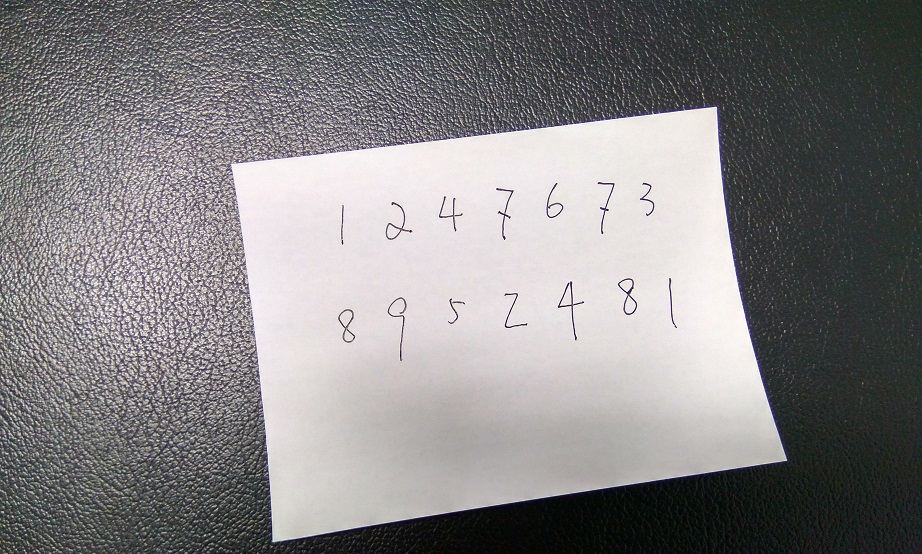
#> input picture WritingRecog/1.jpg, 922 x 554 px
$ python -i align.py   (imports and definitions only)
#> lines starting #> are read from the running program, lines starting #| are printed output that depends on the picture; after the words box and inside, x2 and y2 are one past the last pixel; in counts of white or black regions, pixels touching at a corner belong together; long printed decimals are rounded
#coding=utf-8
import cv2
import numpy as np
from sklearn.cluster import KMeans

def R(im):
    shp = im.shape
    rows, cols = shp[0:2]
    ratio = 512.0 / rows
    r = cv2.resize(im, (int(rows * ratio), int(cols * ratio)))
    return r
PAPER_WIDTH = 1190.0
PAPER_HEIGHT = 1684.0

def align(filename):
#> called with filename = '../1.jpg'
    im = cv2.imread(filename)
#> im is the input picture: shape (554, 922, 3); mean B, G, R 131.2, 130.2, 132.1
    gray = cv2.cvtColor(im, cv2.COLOR_BGR2GRAY)
    gray = cv2.GaussianBlur(gray, (5,5), 0)
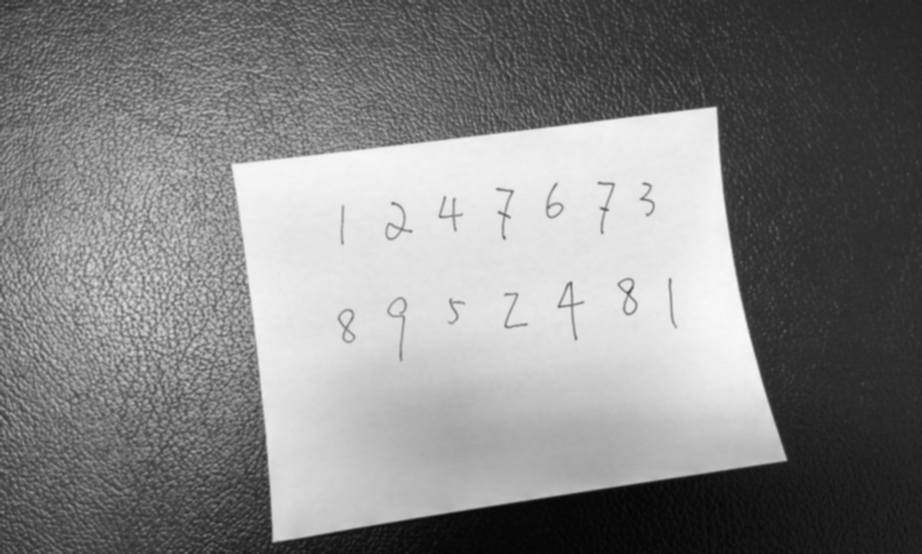
#> gray: shape (554, 922); min 5, max 248, mean 130.9
    cv2.imshow("gray",R(gray))
#> in R, `r = cv2.resize(im, (int(rows * ratio), int(cols * ratio)))`:
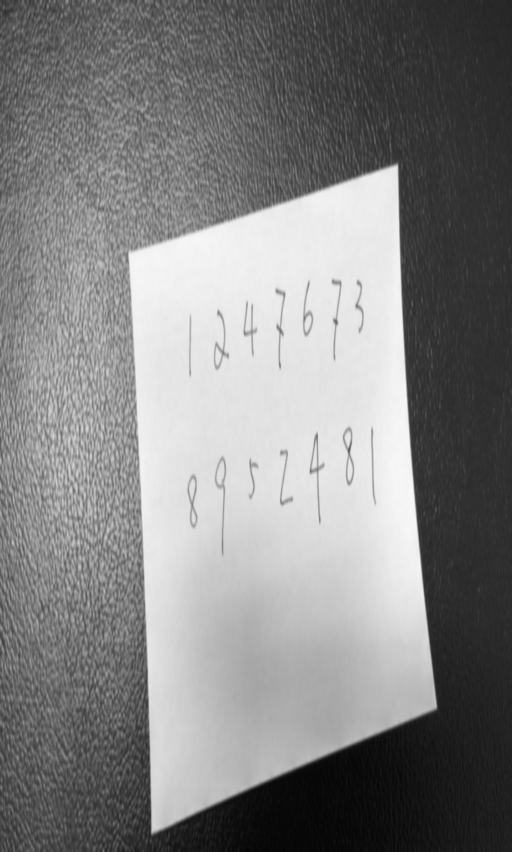
#> r: shape (852, 512); min 5, max 248, mean 130.8
    edges = cv2.Canny(gray, 220, 300, apertureSize = 3)
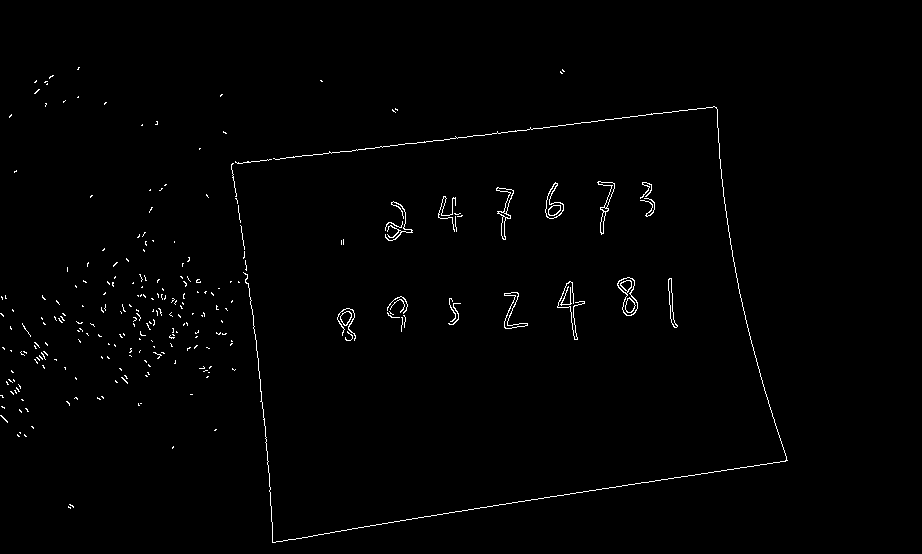
#> edges: shape (554, 922); 0.97% white in thin lines or dots, all inside (x1, y1, x2, y2) = (0, 67, 788, 543)
    cv2.imshow("edges", R(edges))
#> in R (call 2), `r = cv2.resize(im, (int(rows * ratio), int(cols * ratio)))`:
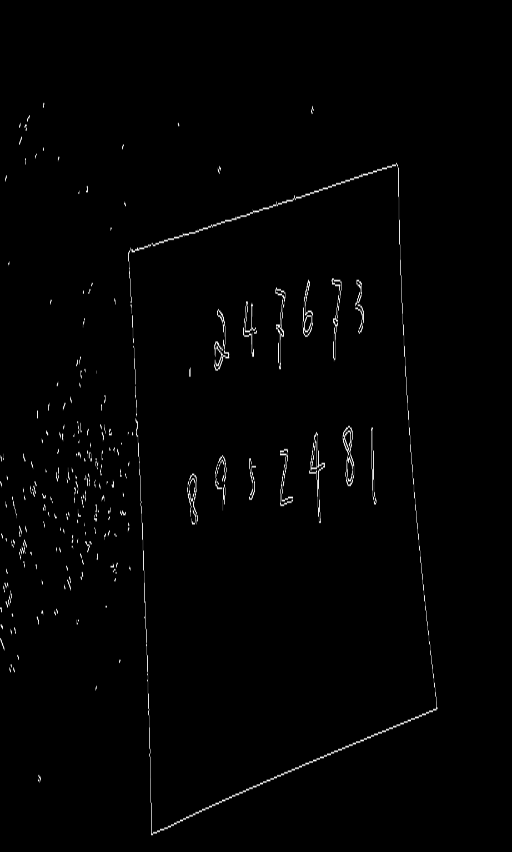
#> r: shape (852, 512); min 0, max 255, mean 2.5
    cv2.waitKey(0)
#pic5 200 else 60
    lines = cv2.HoughLines(edges, 1, np.pi / 360, 200)
#> lines = [[577, 1.41], [192, 1.45], [572, 1.42]]
    print ("lines: ", len(lines))
#| lines:  3

    def merge_lines(lines):
        nlines = [line[0] for line in lines]
#> nlines = [[577, 1.41], [192, 1.45], [572, 1.42]]
        km = KMeans(4)
#> (the run stopped early here; a loop or call above may not have finished)

$ run again, on WritingRecog/2.jpg
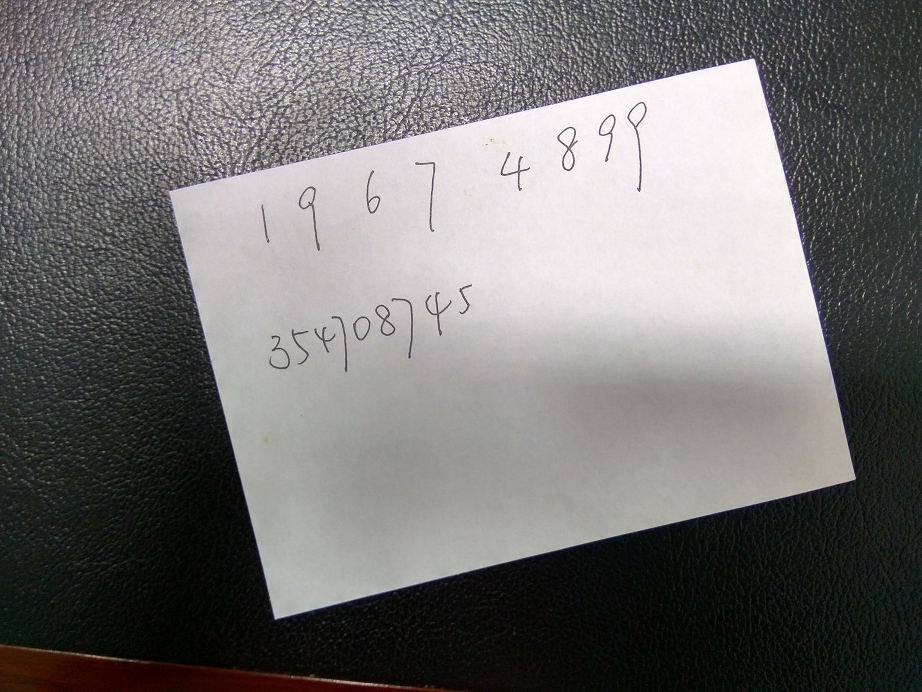
#> input picture WritingRecog/2.jpg, 922 x 692 px
#> in align, im is the input picture: shape (692, 922, 3); mean B, G, R 113.2, 114, 115.2
#> edges: shape (692, 922); 0.74% white in thin lines or dots, all inside (x1, y1, x2, y2) = (130, 0, 856, 687)
#> in align, `lines = cv2.HoughLines(edges, 1, np.pi / 360, 200)`: lines = [[-117, 2.9], [225, 1.34], [665, 1.34], [661, 1.34], [-726, 2.91], [-722, 2.91], [222, 1.35]]
#| lines:  7
#> nlines has the same summary as lines in align
#> in align, `lines = merge_lines(lines)`: lines = [[663, 1.34], [-724, 2.91], [223.5, 1.35], [-117, 2.9]]
#| [[ 663.            1.340]
#|  [-724.            2.910]
#|  [ 223.5           1.348]
#|  [-117.            2.897 ]]
#> the loop in align, `for line in lines:` made 4 passes
#> t = 0.249
#> x = 274.3
#> y = 616.5
#> tts = [[274.3, 616.5], [11332.3, 44967.9], [168.2, 191.1]]
#> rec = [455366.8, 2.15e+09, 64813]
#> ai = 1
#> after the loop in align, `for j in range(3):`: pts = [[274.3, 616.5], [168.2, 191.1]]
#> the loop in align, `for pt in pts:` made 4 passes
#> after the loop in align, `for pt in pts:`:
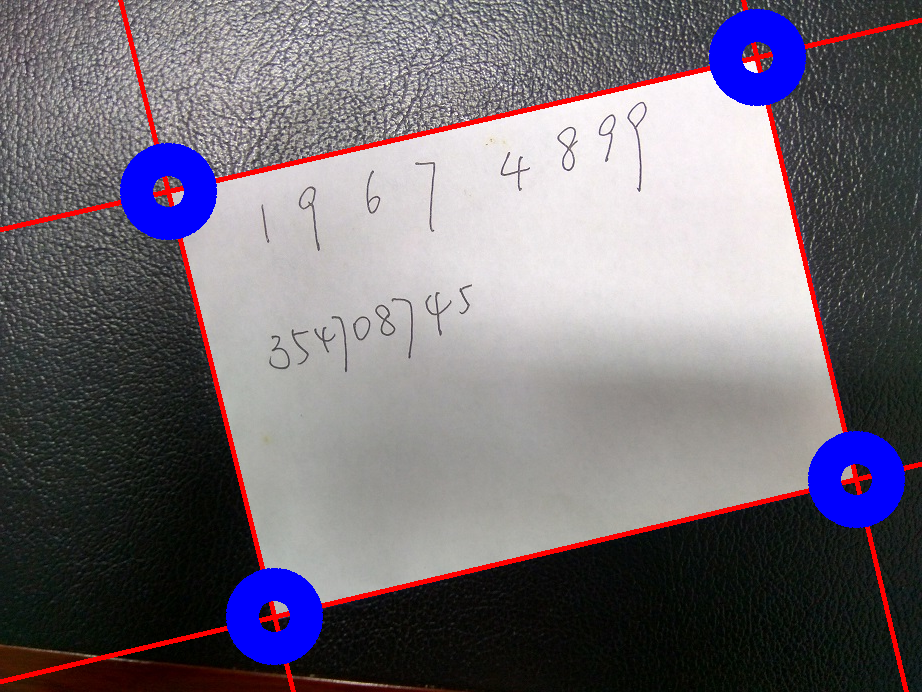
#> result: shape (692, 922, 3); mean B, G, R 117.5, 107.9, 114.4
#> the loop in align, `for i in range(4):` made 4 passes
#> after the loop in align, `for i in range(4):`: maxdx = 589.2; rt = 3
#> sp = [[168.2, 191.1], [757.4, 57.77], [856.7, 479.4], [274.3, 616.5]]
#> M = [[1.88, -0.468, -226.1], [0.834, 3.68, -844.3], [-2.39e-05, -1.62e-05, 1]]
#> r: shape (682, 512, 3)
#> r: shape (768, 512, 3)
#> in R (call 5), `r = cv2.resize(im, (int(rows * ratio), int(cols * ratio)))`:
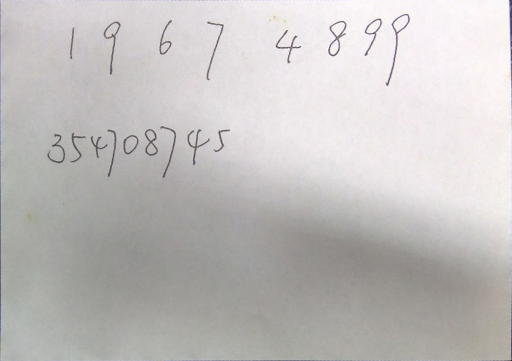
#> r: shape (361, 512, 3); mean B, G, R 190.6, 191.7, 194.8

$ run again, on WritingRecog/3.jpg
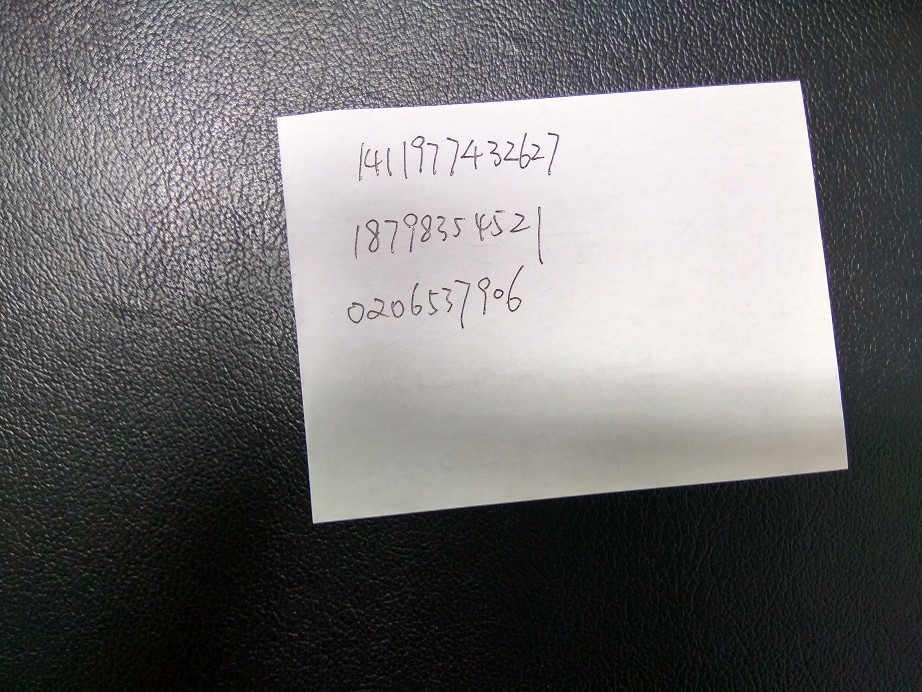
#> input picture WritingRecog/3.jpg, 922 x 692 px
#> in align, im is the input picture: shape (692, 922, 3); mean B, G, R 110.5, 110.6, 111.7
#> edges: shape (692, 922); 0.76% white in thin lines or dots, all inside (x1, y1, x2, y2) = (0, 3, 849, 524)
#> in align, `lines = cv2.HoughLines(edges, 1, np.pi / 360, 200)`: lines = [[135, 1.5], [553, 1.47], [548, 1.47], [-786, 3.02], [-266, 3.05], [-783, 3.01]]
#| lines:  6
#> nlines has the same summary as lines in align
#> in align, `lines = merge_lines(lines)`: lines = [[-784.5, 3.02], [550.5, 1.47], [-266, 3.05], [135, 1.5]]
#| [[-784.5           3.015]
#|  [ 550.5           1.470]
#|  [-266.            3.054]
#|  [ 135.            1.501]]
#> the loop in align, `for line in lines:` made 4 passes
#> t = 7.9
#> x = 800.9
#> y = 79.32
#> tts = [[800.9, 79.32], [13584.1, -814.6], [277.2, 115.9]]
#> rec = [647755.6, 185191975.6, 90261.9]
#> ai = 1
#> after the loop in align, `for j in range(3):`: pts = [[800.9, 79.32], [277.2, 115.9]]
#> the loop in align, `for pt in pts:` made 4 passes
#> after the loop in align, `for pt in pts:`:
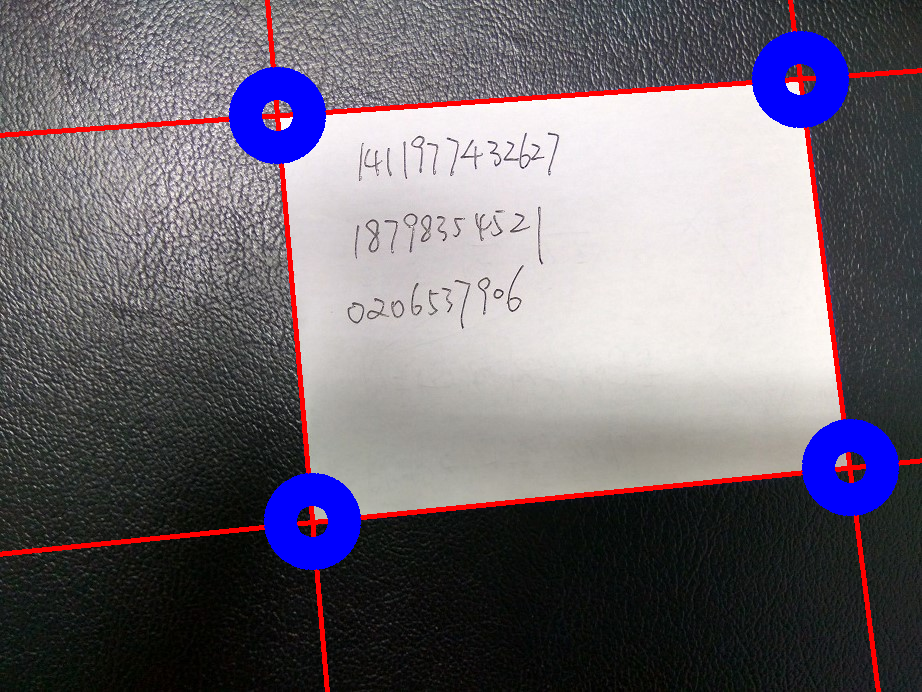
#> result: shape (692, 922, 3); mean B, G, R 114.4, 104, 110.4
#> the loop in align, `for i in range(4):` made 4 passes
#> after the loop in align, `for i in range(4):`: maxdx = 523.8; rt = 0
#> sp = [[277.2, 115.9], [800.9, 79.32], [850.3, 467.7], [312.7, 521.8]]
#> M = [[2.15, -0.188, -573.6], [0.294, 4.21, -569.5], [-6.88e-05, 8.05e-05, 1]]
#> r: shape (682, 512, 3)
#> r: shape (768, 512, 3)
#> in R (call 5), `r = cv2.resize(im, (int(rows * ratio), int(cols * ratio)))`:
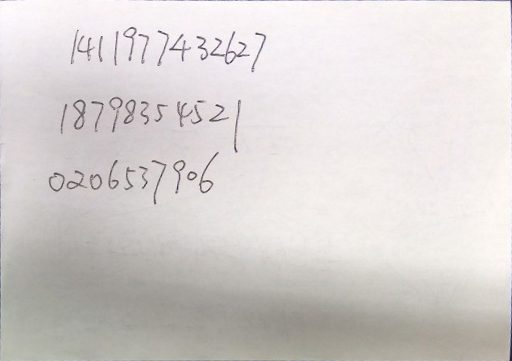
#> r: shape (361, 512, 3); mean B, G, R 208.4, 210.1, 214.8

$ run again, on WritingRecog/4.jpg
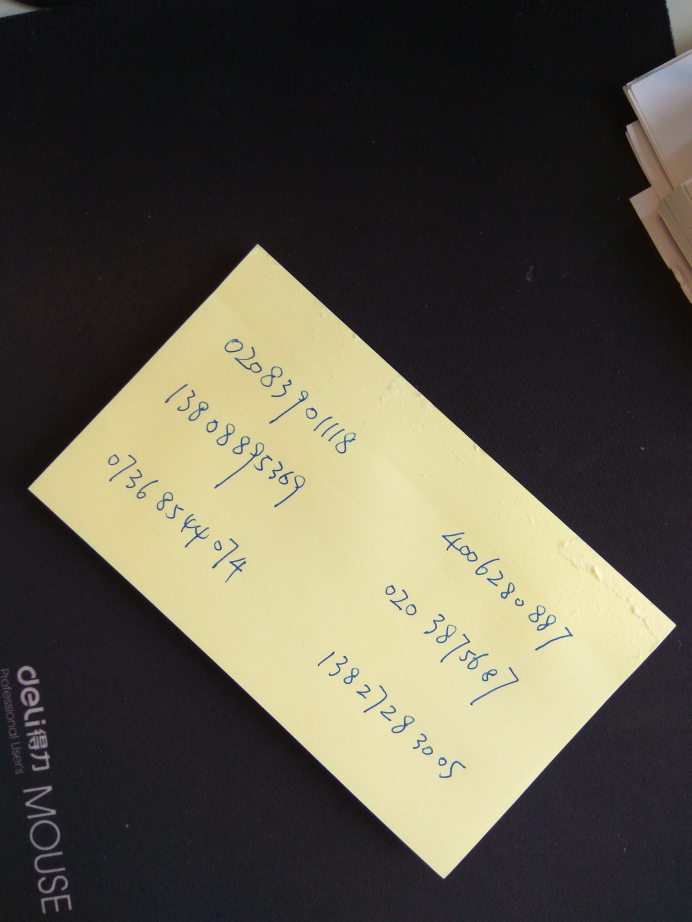
#> input picture WritingRecog/4.jpg, 3456 x 4608 px (shown at 1/5 size)
#> in align, im is the input picture: shape (4608, 3456, 3); mean B, G, R 71.7, 84.8, 89
#> in align, `edges = cv2.Canny(gray, 220, 300, apertureSize = 3)`:
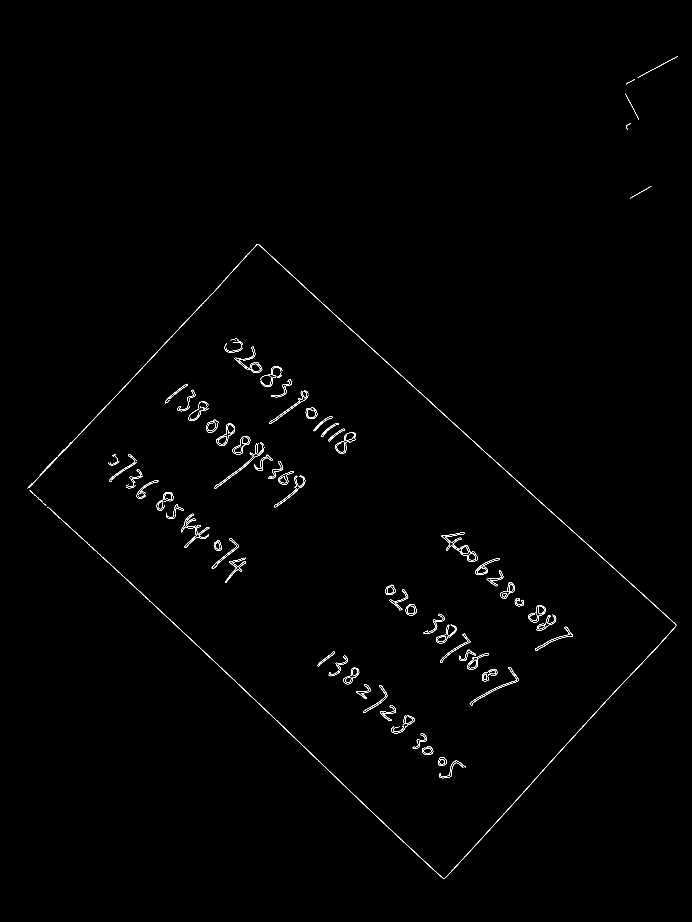
#> edges: shape (4608, 3456) (shown at 1/5 size); 0.28% white in thin lines or dots, all inside (x1, y1, x2, y2) = (138, 282, 3389, 4394)
#> in align, `lines = cv2.HoughLines(edges, 1, np.pi / 360, 200)`: lines = 26 rows, first 8: [28, 2.31], [57, 2.3], [4607, 0.742], [1662, 2.33], [1687, 2.32], [1664, 2.33], [4595, 0.733], [1782, 0.759]
#| lines:  26
#> nlines = 26 pairs, first value 11 to 4621, second value 0.724 to 2.34
#> in align, `lines = merge_lines(lines)`: lines = [[4604.1, 0.743], [1781.5, 0.988], [33.8, 2.31], [1675.5, 2.33]]
#| [[4.60414286e+03 7.43011585e-01]
#|  [1.78150000e+03 9.88292679e-01]
#|  [3.38000000e+01 2.31081595e+00]
#|  [1.67550000e+03 2.32565117e+00]]
#> the loop in align, `for line in lines:` made 4 passes
#> t = 1.08
#> x = 2220.2
#> y = 4388.9
#> tts = [[2220.2, 4388.9], [-104.4, 2202.1], [-81745.2, -74597.8]]
#> rec = [24191543.9, 4860155.7, 1.22e+10]
#> ai = 2
#> after the loop in align, `for j in range(3):`: pts = [[2220.2, 4388.9], [-104.4, 2202.1]]
#> the loop in align, `for pt in pts:` made 4 passes
#> the loop in align, `for i in range(4):` made 4 passes
#> after the loop in align, `for i in range(4):`: maxdx = 3481.5; rt = 2
#> sp = [[-104.4, 2202.1], [3377.1, 3129.5], [2220.2, 4388.9], [1328.1, 1258.4]]
#> M = [[-0.107, -0.162, 345.4], [0.145, -0.544, 1212], [-0.000203, -0.00024, 1]]
#> r: shape (384, 512, 3)
#> r: shape (768, 512, 3)
#> in R (call 5), `r = cv2.resize(im, (int(rows * ratio), int(cols * ratio)))`:
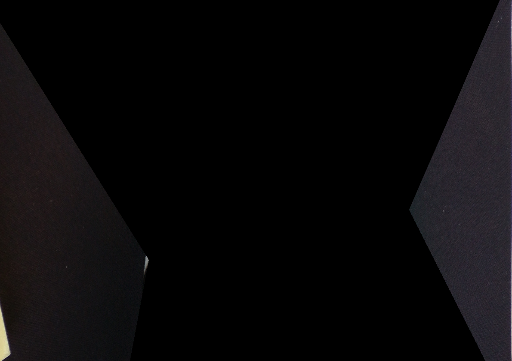
#> r: shape (361, 512, 3); mean B, G, R 9.5, 8.5, 9.6
